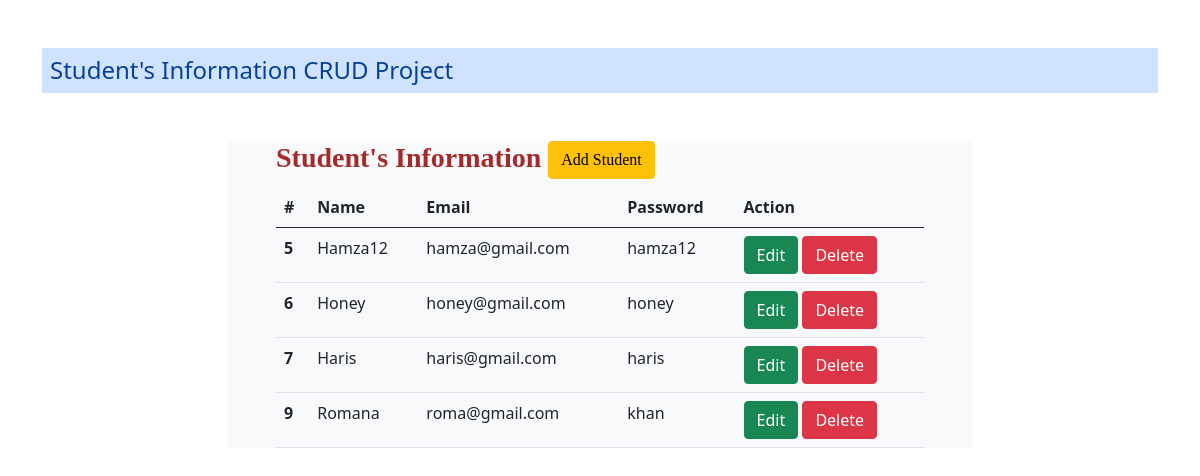
The app's page /, older data.
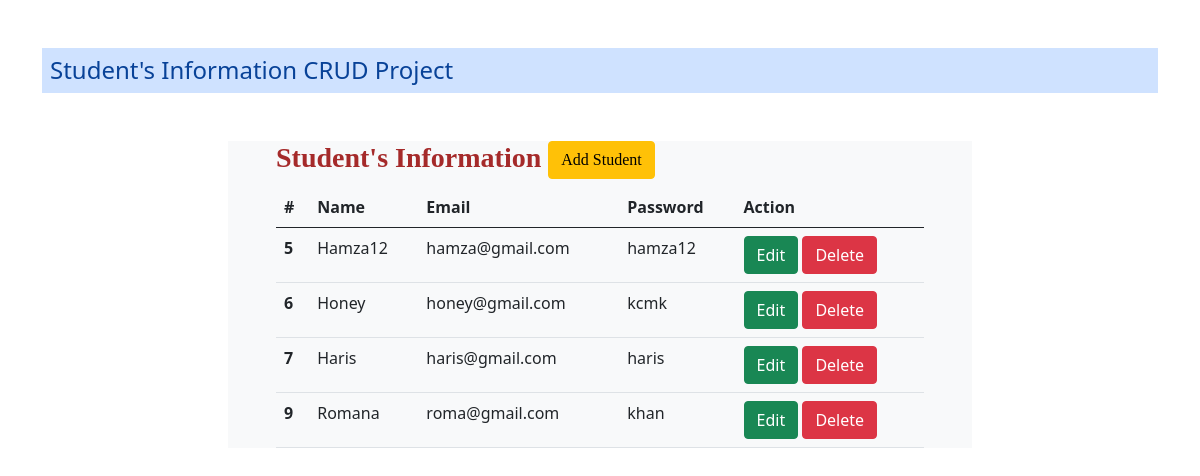
The same page, newer data.
### enroll/models.py (models this page shows)
class Student(models.Model):
    name = models.CharField(max_length=70)
    email = models.EmailField(max_length=100)
    password = models.CharField(max_length=100)

### enroll/views.py (the view)
# urls.py: path('', views.index, name="index"),
def index(request):
    stud = Student.objects.all()
    return render(request, 'enroll/index.html',{'data':stud})

### enroll/templates/enroll/index.html
{% extends "enroll/layout.html" %}
{% block body %}
<div class="container col-md-8 px-5 mt-5 bg-light">
<h3 class="heading">
    Student's Information
    <a href="{% url 'add' %}" class="btn btn-warning">Add Student</a>
</h3>
{% if data %}
<table class="table">
    <thead>
      <tr>
        <th scope="col">#</th>
        <th scope="col">Name</th>
        <th scope="col">Email</th>
        <th scope="col">Password</th>
        <th scope="col">Action</th>
      </tr>
    </thead>
    <tbody>
        {% for std in data%}
      <tr>
        <th scope="row">{{std.id}}</th>
        <td>{{std.name}}</td>
        <td>{{std.email}}</td>
        <td>{{std.password}}</td>
        <td>
            <a href="{% url 'update' std.id %}" class="btn btn-success">Edit</a>
            <a href="{% url 'delete' std.id %}" class="btn btn-danger">Delete</a>
        </td>
      </tr>
      {% endfor %}
    </tbody>
  </table>
  {% else %}
<h4 class="alert alert-warning"> No Record Found </h4>
  {% endif %}
</div>
{% endblock body %}

Row changes from the older to the newer data that the page shows:
changed Student "Honey": password "honey" → "kcmk"
